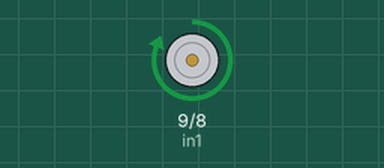
Simulated run of this sketch. Board: Arduino Uno, built with avr-gcc and run on an emulated ATmega328P. Shown: motor-driver pin pairs drawn as motors (green arrow = first pin HIGH = forward, orange = second pin HIGH = backward, longer = more drive, scaled by the enable pin).

Above: at 1.0 s.
At 3.0 s:
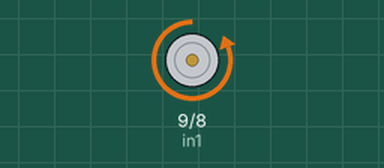
Timing chart, 0 to 5.2 s (numbered marks = the images above):
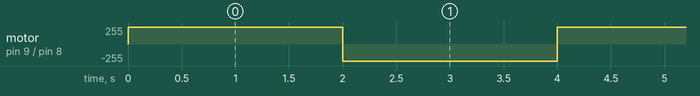

Measured:
- by itself, motor on pin 9 (in1) / pin 8 (in2): alternates forward 255/255 for 2.0 s and backward 255/255 for 2.0 s

The sketch:

03_motor_0.ino
```cpp
int enA = 10;
int in1 = 9;
int in2 = 8;

void setup() {
  // Set all the motor control pins to outputs
  pinMode(enA, OUTPUT);
  pinMode(in1, OUTPUT);
  pinMode(in2, OUTPUT);

  // Turn off motors - Initial state
  digitalWrite(in1, LOW);
  digitalWrite(in2, LOW);
}

void loop() {
  analogWrite(enA, 255);
  digitalWrite(in1, HIGH);
  digitalWrite(in2, LOW);
  delay(2000);

  analogWrite(enA, 255);
  digitalWrite(in1, LOW);
  digitalWrite(in2, HIGH);
  delay(2000);
}
```
